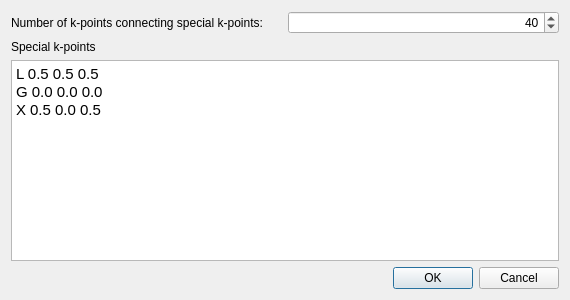
<?xml version="1.0" encoding="UTF-8"?>
<ui version="4.0">
 <class>Avogadro::YaehmopBandDialog</class>
 <widget class="QDialog" name="Avogadro::YaehmopBandDialog">
  <property name="geometry">
   <rect>
    <x>0</x>
    <y>0</y>
    <width>570</width>
    <height>300</height>
   </rect>
  </property>
  <property name="windowTitle">
   <string>Yaehmop Band</string>
  </property>
  <layout class="QGridLayout" name="gridLayout">
   <item row="0" column="0">
    <widget class="QLabel" name="label">
     <property name="text">
      <string>Number of k-points connecting special k-points:</string>
     </property>
    </widget>
   </item>
   <item row="3" column="0" colspan="2">
    <widget class="QDialogButtonBox" name="buttonBox">
     <property name="orientation">
      <enum>Qt::Horizontal</enum>
     </property>
     <property name="standardButtons">
      <set>QDialogButtonBox::Cancel|QDialogButtonBox::Ok</set>
     </property>
    </widget>
   </item>
   <item row="2" column="0" colspan="2">
    <widget class="QTextEdit" name="edit_specialKPoints">
     <property name="toolTip">
      <string>&lt;html&gt;&lt;head/&gt;&lt;body&gt;&lt;p&gt;Enter special k-points as such:&lt;/p&gt;&lt;p&gt;L 0.5 0.5 0.5&lt;/p&gt;&lt;p&gt;G 0.0 0.0 0.0&lt;/p&gt;&lt;p&gt;X 0.5 0.0 0.5&lt;/p&gt;&lt;p&gt;That is, &amp;lt;symbol&amp;gt; &amp;lt;x&amp;gt; &amp;lt;y&amp;gt; &amp;lt;z&amp;gt; where x, y, and z are fractional reciprocal space coordinates. Lines will be drawn connecting these k-points on the graph in the order you put them in. Please note that the orientation of your cell may have an effect on the locations of these reciprocal space points.&lt;/p&gt;&lt;/body&gt;&lt;/html&gt;</string>
     </property>
     <property name="html">
      <string>&lt;!DOCTYPE HTML PUBLIC &quot;-//W3C//DTD HTML 4.0//EN&quot; &quot;http://www.w3.org/TR/REC-html40/strict.dtd&quot;&gt;
&lt;html&gt;&lt;head&gt;&lt;meta name=&quot;qrichtext&quot; content=&quot;1&quot; /&gt;&lt;style type=&quot;text/css&quot;&gt;
p, li { white-space: pre-wrap; }
&lt;/style&gt;&lt;/head&gt;&lt;body style=&quot; font-family:'Ubuntu'; font-size:11pt; font-weight:400; font-style:normal;&quot;&gt;
&lt;p style=&quot; margin-top:0px; margin-bottom:0px; margin-left:0px; margin-right:0px; -qt-block-indent:0; text-indent:0px;&quot;&gt;L 0.5 0.5 0.5&lt;/p&gt;
&lt;p style=&quot; margin-top:0px; margin-bottom:0px; margin-left:0px; margin-right:0px; -qt-block-indent:0; text-indent:0px;&quot;&gt;G 0.0 0.0 0.0&lt;/p&gt;
&lt;p style=&quot; margin-top:0px; margin-bottom:0px; margin-left:0px; margin-right:0px; -qt-block-indent:0; text-indent:0px;&quot;&gt;X 0.5 0.0 0.5&lt;/p&gt;&lt;/body&gt;&lt;/html&gt;</string>
     </property>
    </widget>
   </item>
   <item row="0" column="1">
    <widget class="QSpinBox" name="spin_numKPoints">
     <property name="toolTip">
      <string>&lt;html&gt;&lt;head/&gt;&lt;body&gt;&lt;p&gt;Enter the number of k-points that will be connecting the special k-points. More of these k-points will smooth out the graph, but the calculation may take longer.&lt;/p&gt;&lt;/body&gt;&lt;/html&gt;</string>
     </property>
     <property name="alignment">
      <set>Qt::AlignRight|Qt::AlignTrailing|Qt::AlignVCenter</set>
     </property>
     <property name="suffix">
      <string/>
     </property>
     <property name="minimum">
      <number>0</number>
     </property>
     <property name="maximum">
      <number>999999</number>
     </property>
     <property name="value">
      <number>40</number>
     </property>
    </widget>
   </item>
   <item row="1" column="0">
    <widget class="QLabel" name="label_2">
     <property name="text">
      <string>Special k-points</string>
     </property>
    </widget>
   </item>
  </layout>
 </widget>
 <resources/>
 <connections>
  <connection>
   <sender>buttonBox</sender>
   <signal>accepted()</signal>
   <receiver>Avogadro::YaehmopBandDialog</receiver>
   <slot>accept()</slot>
   <hints>
    <hint type="sourcelabel">
     <x>248</x>
     <y>254</y>
    </hint>
    <hint type="destinationlabel">
     <x>157</x>
     <y>274</y>
    </hint>
   </hints>
  </connection>
  <connection>
   <sender>buttonBox</sender>
   <signal>rejected()</signal>
   <receiver>Avogadro::YaehmopBandDialog</receiver>
   <slot>reject()</slot>
   <hints>
    <hint type="sourcelabel">
     <x>316</x>
     <y>260</y>
    </hint>
    <hint type="destinationlabel">
     <x>286</x>
     <y>274</y>
    </hint>
   </hints>
  </connection>
 </connections>
</ui>
